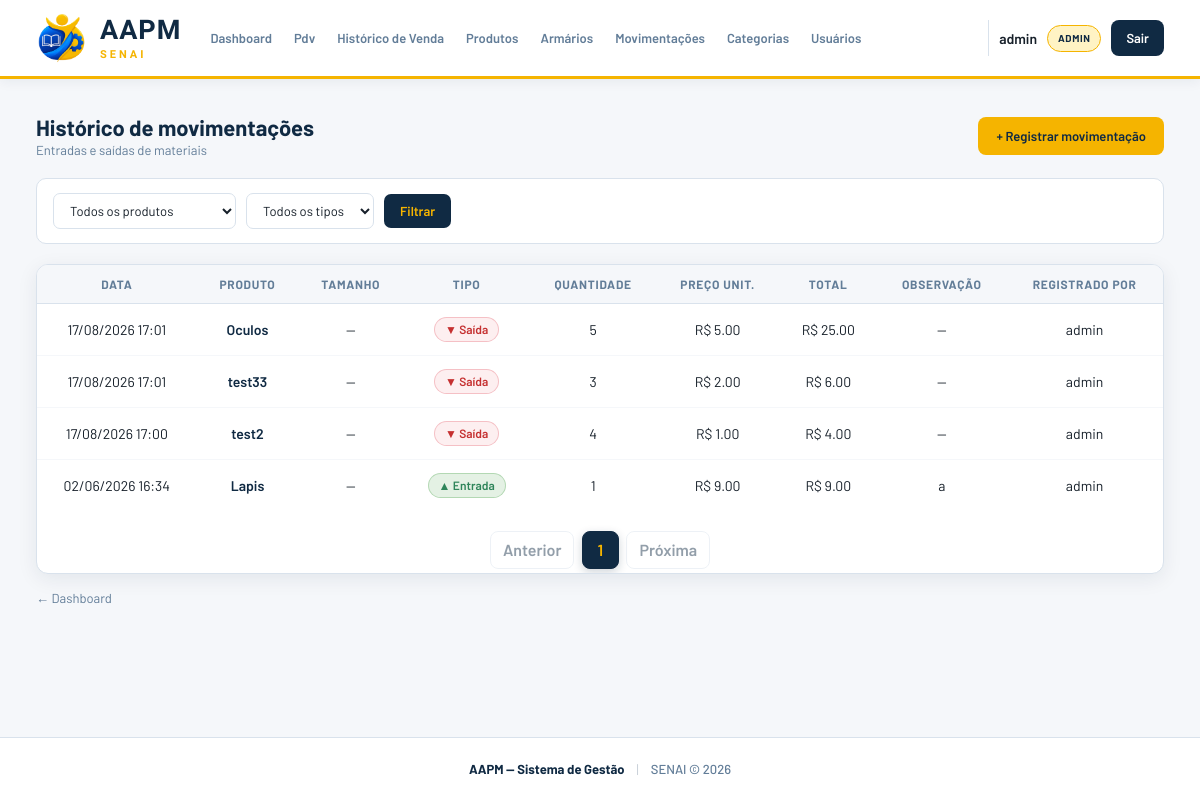
The app's page /movimentacoes/ (signed in) with its own data.
### app/models/movimentacao.py (models this page shows, shortened)
class Movimentacao(Base):
    __tablename__ = "movimentacoes"
    id = Column(Integer, primary_key=True, autoincrement=True, index= True)
    tipo = Column(Enum(Tipo_de_movimentacao), nullable=False)
    quantidade = Column(Integer, nullable=False)
    preco_unitario = Column(Float, nullable=False, default=0.0)
    observacao = Column(String(255), nullable=True)
    criado_em = Column(DateTime, server_default=func.now())
    produto_id = Column(Integer, ForeignKey("produtos.id", ondelete="CASCADE"), nullable=False)
    tamanho_id = Column(Integer, ForeignKey("produto_tamanhos.id", ondelete="SET NULL"), nullable=True)
    usuario_id = Column(Integer, ForeignKey("usuarios.id", ondelete="SET NULL"), nullable=False)
    produto = relationship("Produto", backref="movimentacoes")
    tamanho = relationship("ProdutoTamanho")
    usuario = relationship("Usuario", backref="movimentacoes")

### app/models/produto.py (models this page shows, shortened)
class Produto(Base):
    __tablename__ = "produtos"
    id = Column(Integer, primary_key=True, autoincrement=True, index=True)
    nome = Column(String(150), nullable=False, index=True)
    preco = Column(Float, nullable=False, default=0.0)
    estoque_atual = Column(Integer, nullable=False, default=0)
    ativo = Column(Boolean, default=True)
    imagem_path = Column(String(255), nullable=True)
    categoria_id = Column(Integer, ForeignKey("categorias.id", ondelete="SET NULL"), nullable=True)
    categoria = relationship("Categoria", back_populates="produtos")
    tamanhos  = relationship("ProdutoTamanho", back_populates="produto", cascade="all, delete-orphan")

### app/models/usuario.py (models this page shows)
class Usuario(Base):
    __tablename__ = "usuarios"
    id = Column(Integer, primary_key=True, autoincrement=True)
    nome = Column(String(100), nullable=False)
    email = Column(String(150), unique=True, nullable=False)
    senha_hash = Column(String(255), nullable=False)
    role = Column(String(20), default="operador")
    ativo = Column(Boolean, default=True)
    criado_em = Column(DateTime, server_default=func.now())

### app/controllers/movimentacao_controller.py (the view)
@router.get("/")
def listar_movimentacoes(
    request: Request,
    produto_id: int = 0,
    tipo: str = "",
    page: int = 1,
    db: Session = Depends(get_db),
    admin = Depends(get_admin)
):
    query = db.query(Movimentacao).order_by(
        Movimentacao.criado_em.desc()
    )
    if produto_id:
        query = query.filter(
            Movimentacao.produto_id == produto_id
        )
    if tipo in ("entrada", "saida", "cancelamento", "ajuste"):
        query = query.filter(
            Movimentacao.tipo == tipo
        )
    movimentacoes, pagination = paginate(query, page)
    produtos = db.query(Produto).filter(
        Produto.ativo == True
    ).all()
    return templates.TemplateResponse(
        request,
        "movimentacoes/index.html",
        {
            "request": request,
            "usuario": admin,
            "movimentacoes": movimentacoes,
            "produtos": produtos,
            "produto_id": produto_id,
            "tipo": tipo,
            "pagination": pagination,
        }
    )

### app/templates/movimentacoes/index.html (shortened to what this page needs)
{% extends "base.html" %}
{% block extra_css %}
<link rel="stylesheet" href="/static/css/movimnetacoes-index.css">
{% endblock %}
{% block conteudo %}
<div class="page-header">
    <div>
        <h1 class="page-title">Histórico de movimentações</h1>
        <p class="page-subtitle">Entradas e saídas de materiais</p>
    </div>
    <a href="/movimentacoes/nova" class="btn-primary">
        + Registrar movimentação
    </a>
</div>
<form class="filtros-form" method="get" action="/movimentacoes">
    <select name="produto_id" class="filtro-select">
        <option value="0">Todos os produtos</option>
    </select>
    <select name="tipo" class="filtro-select">
        <option value="">Todos os tipos</option>
    </select>
    <button type="submit" class="btn-filtrar">
        Filtrar
    </button>
</form>
<div class="card">
    <div class="table-wrapper">
        <table class="table">
            <thead>
                <tr>
                    <th>Data</th>
                    <th>Produto</th>
                    <th>Tamanho</th>
                    <th>Tipo</th>
                    <th>Quantidade</th>
                    <th>Preço unit.</th>
                    <th>Total</th>
                    <th>Observação</th>
                    <th>Registrado por</th>
                </tr>
            </thead>
            <tbody>
                {% for m in movimentacoes %}
                    <tr>
                        <td>
                            {{ m.criado_em.strftime('%d/%m/%Y %H:%M') }}
                        </td>
                        <td>
                            <a
                                href="/produtos/{{ m.produto_id }}"
                                class="link-produto"
                            >
                                {{ m.produto.nome }}
                            </a>
                        </td>
                        <td>
                            {% if m.tamanho %}
                                {{ m.tamanho.tamanho }}
                            {% else %}
                                —
                            {% endif %}
                        </td>
                        <td>
                            <span class="status-badge status-badge--{{ m.tipo.value }}">
                                {{ "▲ Entrada" if m.tipo.value == 'entrada' else "▼ Saída" }}
                            </span>
                        </td>
                        <td>
                            {{ m.quantidade }}
                        </td>
                        <td>
                            R$ {{ "%.2f"|format(m.preco_unitario) }}
                        </td>
                        <td>
                            R$ {{ "%.2f"|format(m.valor_total) }}
                        </td>
                        <td>
                            {{ m.observacao or "—" }}
                        </td>
                        <td>
                            {{ m.usuario.nome if m.usuario else "—" }}
                        </td>
                    </tr>
                {% endfor %}
            </tbody>
        </table>
        {% include "paginacao/index.html" %}
    </div>
</div>
<a href="/" class="back-link">
    ← Dashboard
</a>
{% endblock %}

### app/static/css/base.css (style rules this page uses)
* { margin: 0; padding: 0; box-sizing: border-box; }
html { scroll-behavior: smooth; }
body { min-height: 100vh; display: flex; flex-direction: column; font-family: "Barlow", sans-serif; background: var(--fundo); color: var(--texto); -webkit-font-smoothing: antialiased; text-rendering: optimizeLegibility; }
:root { --azul: #102A43; --azul-2: #243B53; --azul-3: #486581; --laranja: #F5B400; --laranja-2: #D99F00; --laranja-claro: #FFF3C4; --branco: #FFFFFF; --fundo: #F5F7FA; --fundo-card: #FFFFFF; --texto: #17202A; --texto-secundario: #627D98; --borda: #D9E2EC; --verde: #2F855A; --vermelho: #C53030; --sombra: 0 5px 20px rgba(16, 42, 67, 0.08); --sombra-hover: 0 10px 28px rgba(16, 42, 67, 0.14); --radius: 12px; }
button, input, select, textarea { font-family: inherit; }
button { cursor: pointer; }
a { color: inherit; }

### app/static/css/movimnetacoes-index.css (style rules this page uses)
.page-title { margin: 0; font-size: 22px; font-weight: 700; color: var(--azul); }
.page-subtitle { margin-top: 2px; font-size: 13px; color: var(--texto-secundario); }
.btn-primary { display: inline-flex; align-items: center; justify-content: center; height: 38px; padding: 0 18px; background: var(--laranja); color: var(--azul) !important; border-radius: 8px; text-decoration: none; font-size: 13px; font-weight: 600; transition: .2s; }
.filtros-form { display: flex; align-items: center; flex-wrap: wrap; gap: 10px; margin-bottom: 20px; padding: 14px 16px; background: var(--branco); border: 1px solid var(--borda); border-radius: 10px; }
.filtro-select { padding: 8px 12px; background: var(--branco); color: var(--texto); border: 1px solid var(--borda); border-radius: 7px; font-size: 13px; font-family: inherit; cursor: pointer; }
.btn-filtrar { height: 34px; padding: 0 16px; background: var(--azul); color: var(--laranja); border: none; border-radius: 7px; font-size: 13px; font-weight: 600; cursor: pointer; }
.card { background: var(--branco); border: 1px solid var(--borda); border-radius: 12px; overflow: hidden; box-shadow: var(--sombra); }
.table-wrapper { overflow-x: auto; }
.table { width: 100%; border-collapse: collapse; font-size: 14px; }
.table thead { background: var(--fundo); }
.table th, .table td { text-align: center; vertical-align: middle; }
.table th { padding: 12px 16px; color: var(--texto-secundario); font-size: 12px; font-weight: 700; text-transform: uppercase; letter-spacing: .06em; border-bottom: 1px solid var(--borda); white-space: nowrap; }
.table td { padding: 13px 16px; color: var(--texto); border-bottom: 1px solid var(--fundo); }
.table tbody tr:last-child td { border-bottom: none; }
.table tbody tr { transition: background 0.2s ease; }
.status-badge { display: inline-block; padding: 4px 10px; border-radius: 999px; font-size: 12px; font-weight: 600; }
.status-badge--entrada { background: rgba(34,139,34,.12); color: var(--verde); border: 1px solid rgba(34,139,34,.25); }
.status-badge--saida { background: rgba(220,53,69,.08); color: var(--vermelho); border: 1px solid rgba(220,53,69,.25); }
.link-produto { color: var(--azul); font-weight: 600; text-decoration: none; }
.back-link { display: inline-block; margin-top: 16px; color: var(--texto-secundario); font-size: 13px; text-decoration: none; }

### records on screen
Movimentacao: criado_em "17/08/2026 17:01", produto.nome "Oculos", tipo "▼ Saída", quantidade "5", preco_unitario "5.00", valor_total "25.00", observacao "—", usuario "admin"
Movimentacao: criado_em "17/08/2026 17:01", produto.nome "test33", tipo "▼ Saída", quantidade "3", preco_unitario "2.00", valor_total "6.00", observacao "—", usuario "admin"
Movimentacao: criado_em "17/08/2026 17:00", produto.nome "test2", tipo "▼ Saída", quantidade "4", preco_unitario "1.00", valor_total "4.00", observacao "—", usuario "admin"
Movimentacao: criado_em "02/06/2026 16:34", produto.nome "Lapis", tipo "▲ Entrada", quantidade "1", preco_unitario "9.00", valor_total "9.00", observacao "a", usuario "admin"

### other values on screen
{{ usuario.nome }} "admin"
{{ usuario.role }} "ADMIN"
{{ numero }} "1"
